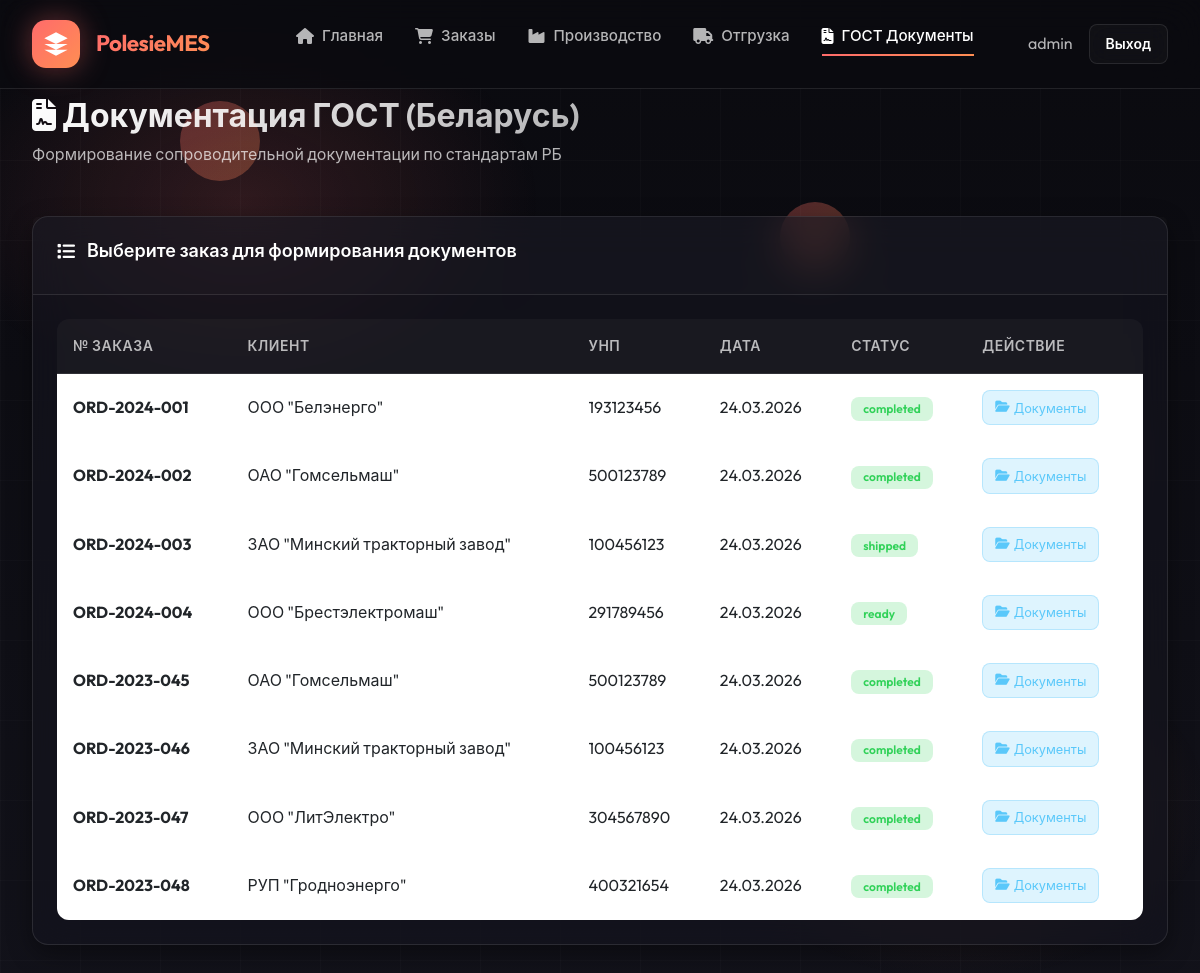
Page /modules/gost_docs/index.php (signed in) on the committed database.
### tables this page shows
CREATE TABLE orders (
    id INT AUTO_INCREMENT PRIMARY KEY,
    order_number VARCHAR(50) UNIQUE NOT NULL,
    customer_id INT,
    order_date DATE NOT NULL,
    delivery_date DATE,
    priority ENUM('low', 'normal', 'high', 'urgent') DEFAULT 'normal',
    status ENUM('new', 'confirmed', 'in_production', 'quality_check', 'ready', 'shipped', 'completed', 'cancelled') DEFAULT 'new',
    total_amount DECIMAL(15,2),
    currency VARCHAR(3) DEFAULT 'BYN',
    notes TEXT,
    manager_id INT,
    created_at TIMESTAMP DEFAULT CURRENT_TIMESTAMP,
    updated_at TIMESTAMP DEFAULT CURRENT_TIMESTAMP ON UPDATE CURRENT_TIMESTAMP,
    FOREIGN KEY (customer_id) REFERENCES customers(id),
    FOREIGN KEY (manager_id) REFERENCES employees(id)
);

CREATE TABLE customers (
    id INT AUTO_INCREMENT PRIMARY KEY,
    name VARCHAR(200) NOT NULL,
    inn VARCHAR(20),
    address TEXT,
    phone VARCHAR(20),
    email VARCHAR(100),
    contact_person VARCHAR(100),
    country VARCHAR(50) DEFAULT 'Беларусь',
    status ENUM('active', 'inactive') DEFAULT 'active',
    created_at TIMESTAMP DEFAULT CURRENT_TIMESTAMP
);

### includes/auth_functions.php (called while the page is built, shortened)
<?php
function isLoggedIn() {
    return true;
}
function getCurrentUser() {
    return [
        'id' => $_SESSION['user_id'],
        'username' => $_SESSION['username'],
        'role' => $_SESSION['role'],
        'employee_id' => $_SESSION['employee_id'],
        'full_name' => $_SESSION['full_name']
    ];
}

### includes/helpers.php (called while the page is built, shortened)
<?php
function e($string) {
    return htmlspecialchars($string ?? '', ENT_QUOTES, 'UTF-8');
}

### modules/gost_docs/index.php (the view, shortened to what this page needs)
<?php
require_once __DIR__ . '/../../includes/auth_functions.php';
require_once __DIR__ . '/../../includes/helpers.php';
$db = getDB();
$order_id = $_GET['order_id'] ?? null;
if ($order_id) {
    $stmt = $db->prepare("
        SELECT o.*, c.name as customer_name, c.inn, c.address, c.phone as customer_phone, c.email,
               e.first_name as manager_first_name, e.last_name as manager_last_name
        FROM orders o
        LEFT JOIN customers c ON o.customer_id = c.id
        LEFT JOIN employees e ON o.manager_id = e.id
        WHERE o.id = ?
    ");
    $stmt->execute([$order_id]);
    $order = $stmt->fetch();
    $stmt = $db->prepare("
        SELECT oi.*, p.name as product_name, p.product_code, p.description, p.category
        FROM order_items oi
        LEFT JOIN products p ON oi.product_id = p.id
        WHERE oi.order_id = ?
    ");
    $stmt->execute([$order_id]);
    $orderItems = $stmt->fetchAll();
} else {
    $order = null;
    $orderItems = [];
}
$stmt = $db->query("
    SELECT o.*, c.name as customer_name, c.inn,
           DATE_FORMAT(o.updated_at, '%d.%m.%Y') as last_update
    FROM orders o
    LEFT JOIN customers c ON o.customer_id = c.id
    WHERE o.status IN ('ready', 'shipped', 'completed')
    ORDER BY o.updated_at DESC
");
$availableOrders = $stmt->fetchAll();
$gostTemplates = [
    ['id' => 'passport', 'name' => 'Паспорт изделия (ПС)', 'gost' => 'ГОСТ 2.601-2019'],
    ['id' => 'manual', 'name' => 'Руководство по эксплуатации (РЭ)', 'gost' => 'ГОСТ 2.601-2019'],
    ['id' => 'certificate', 'name' => 'Сертификат соответствия', 'gost' => 'ТР ТС 004/2011'],
    ['id' => 'ttn', 'name' => 'Товарно-транспортная накладная', 'gost' => 'Постановление Минфина РБ №44'],
    ['id' => 'invoice', 'name' => 'Счет-фактура', 'gost' => 'Постановление МНС РБ №30'],
    ['id' => 'act', 'name' => 'Акт приема-передачи', 'gost' => 'ГОСТ 2.601-2019'],
];
?>
<!DOCTYPE html>
<html lang="ru">
<head>
    <link href="https://cdn.jsdelivr.net/npm/bootstrap@5.3.0/dist/css/bootstrap.min.css" rel="stylesheet">
    <link href="https://cdnjs.cloudflare.com/ajax/libs/font-awesome/6.4.0/css/all.min.css" rel="stylesheet">
    <link rel="stylesheet" href="<?= APP_URL ?>/assets/css/common-style.css">
</head>
<body>
    <div class="particles-container">
        <div class="particle"></div>
        <div class="particle"></div>
    </div>
    <nav class="navbar">
        <a href="<?= APP_URL ?>/modules/dashboard/index.php" class="nav-brand">
            <div class="brand-logo">
                <svg viewBox="0 0 24 24" fill="white"><path d="M12 2L2 7l10 5 10-5-10-5zM2 17l10 5 10-5M2 12l10 5 10-5"/></svg>
            </div>
            <span class="brand-name">PolesieMES</span>
        </a>
        <ul class="nav-menu">
            <li><a href="<?= APP_URL ?>/modules/dashboard/index.php" class="nav-link"><i class="fas fa-home"></i> Главная</a></li>
            <li><a href="<?= APP_URL ?>/modules/orders/index.php" class="nav-link"><i class="fas fa-shopping-cart"></i> Заказы</a></li>
            <li><a href="<?= APP_URL ?>/modules/production/index.php" class="nav-link"><i class="fas fa-industry"></i> Производство</a></li>
            <li><a href="<?= APP_URL ?>/modules/shipment/index.php" class="nav-link"><i class="fas fa-truck"></i> Отгрузка</a></li>
            <li><a href="<?= APP_URL ?>/modules/gost_docs/index.php" class="nav-link active"><i class="fas fa-file-contract"></i> ГОСТ Документы</a></li>
        </ul>
        <div class="user-menu">
            <span style="color: var(--text-secondary);"><?= e(getCurrentUser()['username']) ?></span>
            <a href="<?= APP_URL ?>/modules/auth/logout.php" class="btn-logout" style="padding: 0.5rem 1rem; background: var(--glass-bg); border: 1px solid var(--border); border-radius: 8px; color: var(--text-primary); text-decoration: none;">Выход</a>
        </div>
    </nav>
    <div class="main-content">
        <div class="page-header">
            <div class="page-title">
                <h1><i class="fas fa-file-contract"></i> Документация ГОСТ (Беларусь)</h1>
                <p>Формирование сопроводительной документации по стандартам РБ</p>
            </div>
        </div>
        <?php if ($order): ?>
        <div class="alert-info-custom">
            <i class="fas fa-info-circle"></i>
            <strong>Заказ:</strong> <?= e($order['order_number']) ?> от <?= date('d.m.Y', strtotime($order['order_date'])) ?>
        </div>
        <div class="order-details">
            <h3 style="margin-bottom: 1rem;">Информация о заказе</h3>
            <div class="detail-row">
                <span class="detail-label">Клиент</span>
                <span class="detail-value"><?= e($order['customer_name']) ?></span>
            </div>
            <div class="detail-row">
                <span class="detail-label">УНП</span>
                <span class="detail-value"><?= e($order['inn']) ?></span>
            </div>
            <div class="detail-row">
                <span class="detail-label">Адрес доставки</span>
                <span class="detail-value"><?= e($order['address']) ?></span>
            </div>
            <div class="detail-row">
                <span class="detail-label">Контакты</span>
                <span class="detail-value"><?= e($order['customer_phone']) ?> / <?= e($order['email']) ?></span>
            </div>
            <div class="detail-row">
                <span class="detail-label">Менеджер</span>
                <span class="detail-value"><?= e($order['manager_first_name'] . ' ' . $order['manager_last_name']) ?></span>
            </div>
            <div class="detail-row">
                <span class="detail-label">Сумма заказа</span>
                <span class="detail-value"><?= number_format($order['total_amount'], 2, ',', ' ') ?> BYN</span>
            </div>
        </div>
        <?php if (!empty($orderItems)): ?>
        <div class="card">
            <div class="card-header">
                <div class="card-title">
                    <i class="fas fa-boxes"></i> Состав заказа
                </div>
            </div>
            <div class="card-body">
                <table class="table">
                    <thead>
                        <tr>
                            <th>Код</th>
                            <th>Наименование</th>
                            <th>Категория</th>
                            <th>Кол-во</th>
                            <th>Цена (BYN)</th>
                            <th>Сумма (BYN)</th>
                        </tr>
                    </thead>
                    <tbody>
                        <?php foreach ($orderItems as $item): ?>
                        <tr>
                            <td><?= e($item['product_code']) ?></td>
                            <td><?= e($item['product_name']) ?></td>
                            <td><?= e($item['category']) ?></td>
                            <td><?= $item['quantity'] ?></td>
                            <td><?= number_format($item['unit_price'], 2, ',', ' ') ?></td>
                            <td><?= number_format($item['total_price'], 2, ',', ' ') ?></td>
                        </tr>
                        <?php endforeach; ?>
                    </tbody>
                </table>
            </div>
        </div>
        <?php endif; ?>
        <div class="card">
            <div class="card-header">
                <div class="card-title">
                    <i class="fas fa-file-alt"></i> Доступные шаблоны документов
                </div>
            </div>
            <div class="card-body">
                <div class="template-grid">
                    <?php foreach ($gostTemplates as $template): ?>
                    <div class="template-card">
                        <div class="template-icon">
                            <svg viewBox="0 0 24 24"><path d="M14 2H6c-1.1 0-1.99.9-1.99 2L4 20c0 1.1.89 2 1.99 2H18c1.1 0 2-.9 2-2V8l-6-6zm2 16H8v-2h8v2zm0-4H8v-2h8v2zm-3-5V3.5L18.5 9H13z"/></svg>
                        </div>
                        <div class="template-name"><?= e($template['name']) ?></div>
                        <div class="template-gost"><?= e($template['gost']) ?></div>
                        <a href="generate.php?order_id=<?= $order_id ?>&type=<?= $template['id'] ?>" class="btn-template">
                            <i class="fas fa-download"></i>
                            Сформировать
                        </a>
                    </div>
                    <?php endforeach; ?>
                </div>
            </div>
        </div>
        <a href="index.php" class="btn-primary-custom" style="margin-top: 1rem;">
            <i class="fas fa-arrow-left"></i> Назад к списку
        </a>
        <?php else: ?>
        <div class="card">
            <div class="card-header">
                <div class="card-title">
                    <i class="fas fa-list"></i> Выберите заказ для формирования документов
                </div>
            </div>
            <div class="card-body">
                <div class="table-responsive">
                    <table class="table">
                        <thead>
                            <tr>
                                <th>№ заказа</th>
                                <th>Клиент</th>
                                <th>УНП</th>
                                <th>Дата</th>
                                <th>Статус</th>
                                <th>Действие</th>
                            </tr>
                        </thead>
                        <tbody>
                            <?php foreach ($availableOrders as $orderItem): ?>
                            <tr>
                                <td><strong><?= e($orderItem['order_number']) ?></strong></td>
                                <td><?= e($orderItem['customer_name']) ?></td>
                                <td><?= e($orderItem['inn']) ?></td>
                                <td><?= e($orderItem['last_update']) ?></td>
                                <td>
                                    <span class="badge badge-<?= e($orderItem['status']) ?>" style="padding: 0.35rem 0.75rem; border-radius: 8px; font-size: 0.75rem; background: rgba(48, 209, 88, 0.2); color: var(--success-color);">
                                        <?= e($orderItem['status']) ?>
                                    </span>
                                </td>
                                <td>
                                    <a href="index.php?order_id=<?= $orderItem['id'] ?>" class="btn-action btn-view" style="padding: 0.4rem 0.75rem; border-radius: 8px; font-size: 0.8rem; text-decoration: none; display: inline-flex; align-items: center; gap: 0.25rem; background: rgba(90, 200, 250, 0.2); color: var(--info-color); border: 1px solid rgba(90, 200, 250, 0.3);">
                                        <i class="fas fa-folder-open"></i> Документы
                                    </a>
                                </td>
                            </tr>
                            <?php endforeach; ?>
                        </tbody>
                    </table>
                </div>
            </div>
        </div>
        <?php endif; ?>
    </div>
</body>
</html>

### rows in the picture
orders: order_number "ORD-2024-001", customer.name "ООО \"Белэнерго\"", customer.inn "193123456", last_update "24.03.2026", status "completed"
orders: order_number "ORD-2024-002", customer.name "ОАО \"Гомсельмаш\"", customer.inn "500123789", last_update "24.03.2026", status "completed"
orders: order_number "ORD-2024-003", customer.name "ЗАО \"Минский тракторный завод\"", customer.inn "100456123", last_update "24.03.2026", status "shipped"
orders: order_number "ORD-2024-004", customer.name "ООО \"Брестэлектромаш\"", customer.inn "291789456", last_update "24.03.2026", status "ready"
orders: order_number "ORD-2023-045", customer.name "ОАО \"Гомсельмаш\"", customer.inn "500123789", last_update "24.03.2026", status "completed"
orders: order_number "ORD-2023-046", customer.name "ЗАО \"Минский тракторный завод\"", customer.inn "100456123", last_update "24.03.2026", status "completed"
orders: order_number "ORD-2023-047", customer.name "ООО \"ЛитЭлектро\"", customer.inn "304567890", last_update "24.03.2026", status "completed"
orders: order_number "ORD-2023-048", customer.name "РУП \"Гродноэнерго\"", customer.inn "400321654", last_update "24.03.2026", status "completed"

### other values in the picture
getCurrentUser()['username'] "admin"
